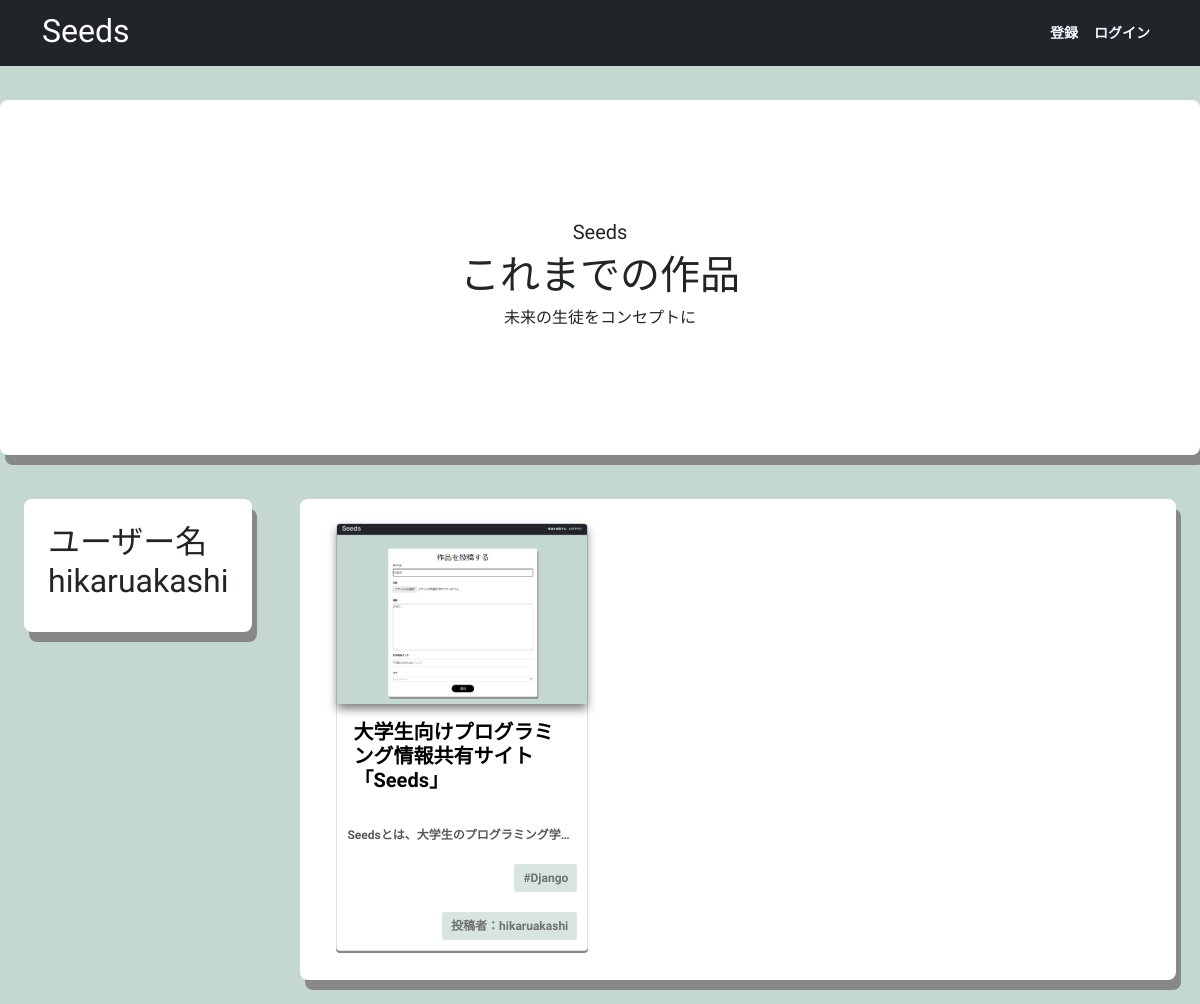
Page /profile/1/ on the committed database.
### app/models.py (models this page shows, shortened)
class Post(models.Model):
    author = models.ForeignKey(User,on_delete=models.SET_NULL,null=True)
    title = models.CharField(max_length=200,null=False)
    image = models.ImageField(upload_to='images/',null=True,blank=True)
    topic = models.ForeignKey(Topic,on_delete=models.SET_NULL,null=True)
    description = models.TextField(null=False)
    link = models.URLField(null=True)
    created_at = models.DateTimeField(auto_now_add=True)
    updated_at = models.DateTimeField(auto_now=True)
    class Meta:
        ordering = ['-created_at','-updated_at']

class Topic(models.Model):
    name = models.CharField(max_length=200)
    def __str__(self):
        return self.name

### app/views.py (the view)
# urls.py: path('profile/<str:pk>/',views.userProfile,name="user-profile"),
def userProfile(request,pk):
    user = User.objects.get(id=pk)
    posts = user.post_set.all()
    context ={'user':user,'posts':posts,}
    return render(request,'app/profile.html',context)

### app/templates/app/profile.html (shortened to what this page needs)
{% extends 'main.html' %}
{% load static %}
{% block content %}
<div class="page">
    <div class="sub1">
        <section id="posts">
            <div class="container">
                <div class="row">
                    <div class="col-md-8 mx-auto text-center">
                        <h5>Seeds</h5>
                        <h1>これまでの作品</h1>
                        <h6>未来の生徒をコンセプトに</h6>
                    </div>
                </div>
            </div>
        </section>
    </div>
    <div class="post-list">
        <div>
            <div class="user-name">
                <h2>ユーザー名{{user.username}}</h2>
            </div>
        </div>
        <div class="post-list-item">
            <div class="container">
                <div class="row g-4">
                    {% for post in posts %}
                    <div class="col-md-6 col-lg-4">
                        <div class="card mx-auto">
                            <div class="postlist">
                                <a href="{% url 'post' post.id %}">
                                    {% if post.image %}
                                    <img class="card-img-top" src="{{ post.image.url }}" alt="Card image cap">
                                    {% endif %}
                                    <div class="card-body">
                                        <h5 class="card-title">
                                            {{post.title}}
                                        </h5>
                                    </div>
                                    <div class="card-description">
                                        <p class="card-description text-truncate">
                                            {{post.description}}
                                        </p>
                                    </div>
                                </a>
                                    <div class="post-topic">
                                        <p class="btn btn-sm">
                                            #{{post.topic}}
                                        </p>
                                    </div>
                                    <div class="post-author">
                                        <a class="btn btn btn-sm" role="button" href="{% url 'user-profile' post.author.id %}">
                                            投稿者：{{post.author.username}}
                                        </a>
                                    </div>
                            </div>
                        </div>
                    </div>
                    {% endfor %}
                </div>
            </div>
        </div>
    </div>
</div>
{% endblock content %}

### static/styles/main.css (style rules this page uses)
:root { --primary: #0d6ef0; --dark: #21252f; --body: #888; --box-shadow:0 8px 22px rgba(0,0,0,0.2); }
body { font-family: 'Sora', sans-serif; padding-top: 5rem; background-color:#c4d7d1 ; }
.post-list-item { max-width: 1400px; margin: 24px; padding: 24px; background-color: white; border-radius: 8px; box-shadow: 5px 10px #888888; }
.post-list-item .card { background-color: #FFFFFF; padding: 0; -webkit-border-radius: 4px; -moz-border-radius: 4px; border-radius: 4px; box-shadow: 0px 2px #888888; }
.post-list-item .card h5 { color: black; font-weight: 700; }
.post-list-item .card p, .post-author a { font-size: 12px; margin: 10px; opacity: 0.65; font-weight: 700; }
.post-topic, .post-author { text-align: right; }
.post-list { background-color:#c4d7d1 ; }
a { color: black; text-decoration: none; }
section { padding-top: 120px; padding-bottom: 120px; }
.post-list { display: grid; grid-template-columns: 0.6fr 3fr; }
.user-name { max-width: 1400px; margin: 24px; padding: 24px; background-color: white; border-radius: 8px; box-shadow: 5px 10px #888888; position: sticky; top:100px; }
.card { min-width: 220px; max-width: 500px; margin-bottom: 5px !important; }
.card-img-top { width: 100%; height: 15vw; object-fit: cover; box-shadow: 0 5px 10px rgba(0,0,0,0.5); }
.btn { background-color:#c4d7d1; }
.sub1 { margin: 20px auto; border-radius: 8px; background-color: white; box-shadow: 5px 10px #888888; }

### rows in the picture
Post: image (picture), title "大学生向けプログラミング情報共有サイト「Seeds」", description "Seedsとは、大学生のプログラミング学…", topic "Django", author.username "hikaruakashi"

### other values in the picture
{{ user.username }} "hikaruakashi"
